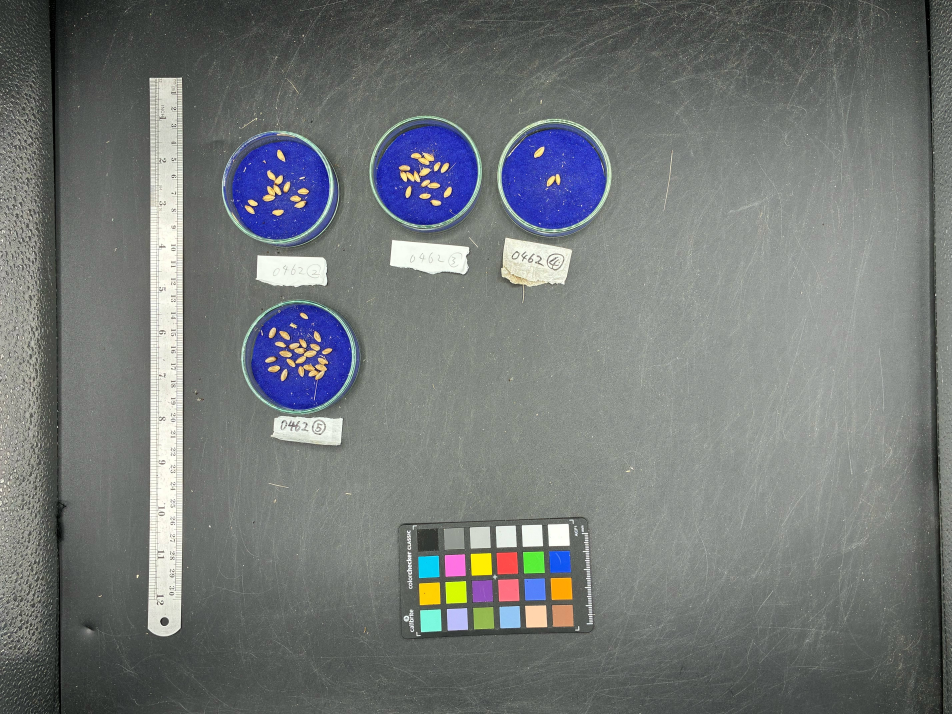
#> input picture web/assets/example-photo.jpg, 5712 x 4284 px (shown at 1/6 size)
$ python -i dishes.py   (imports and definitions only)
#> lines starting #> are read from the running program, lines starting #| are printed output that depends on the picture; after the words box and inside, x2 and y2 are one past the last pixel; in counts of white or black regions, pixels touching at a corner belong together
#> further down, picture is the input picture: shape (4284, 5712, 3); mean B, G, R 119, 119.3, 115
"""Locate blue media in full photos, with ROI coordinates in original pixels."""
import cv2
import numpy as np

from .contracts import DishROI


def check_dish_crop(dish: DishROI, image_shape: tuple) -> dict:
    """Check fitted-outline coverage; this is not proof of physical completeness."""
    height, width = image_shape[:2]
    (cx, cy), (axis_a, axis_b), angle = dish.ellipse
    theta = np.deg2rad(angle)
    ex = float(np.hypot(axis_a / 2 * np.cos(theta), axis_b / 2 * np.sin(theta)))
    ey = float(np.hypot(axis_a / 2 * np.sin(theta), axis_b / 2 * np.cos(theta)))
    x, y, w, h = dish.bbox
    outline_contained = bool(x <= cx - ex and y <= cy - ey and
                             x + w >= cx + ex and y + h >= cy + ey)
    touches_image_edge = bool(x == 0 or y == 0 or x + w == width or y + h == height)
    axis_ratio = float(min(axis_a, axis_b) / max(axis_a, axis_b))
    flags = []
    if not outline_contained:
        flags.append('fitted_outline_clipped')
    if touches_image_edge:
        flags.append('source_image_edge')
    # An ellipse is expected under oblique viewing; this only flags a strong
    # departure for review, never forces a circle or discards a detection.
    if axis_ratio < .85:
        flags.append('elongated_shape_review')
    if not dish.metadata.get('envelope_refined'):
        flags.append('envelope_not_refined')
    return dict(status='review' if flags else 'ok', flags=flags,
                fitted_outline_contained=outline_contained,
                touches_image_edge=touches_image_edge, axis_ratio=axis_ratio,
                basis='fitted ellipse; source boundary; shape plausibility',
                guarantees_physical_completeness=False)


def detect_dishes(image_bgr: np.ndarray) -> list[DishROI]:
    """Find near-round blue components; IDs follow rows, then left to right.

    Detection is performed at a bounded resolution. Thresholds use image area,
    not a known dish count or fixed coordinates. The small blue checker patches
    are rejected by area and shape. All returned coordinates are full resolution.
    """
    if image_bgr is None or image_bgr.ndim != 3 or image_bgr.shape[2] != 3:
        raise ValueError("Expected a BGR image with three channels")
    height, width = image_bgr.shape[:2]
#> height = 4284; width = 5712
    scale = min(1.0, 1600.0 / max(height, width))
#> scale = 0.28
    small = cv2.resize(image_bgr, None, fx=scale, fy=scale) if scale < 1 else image_bgr
    hsv = cv2.cvtColor(small, cv2.COLOR_BGR2HSV)
#> hsv: shape (1200, 1600, 3); mean H, S, V 59.3, 23.2, 125.2
    blue = cv2.inRange(hsv, (95, 75, 40), (140, 255, 255))
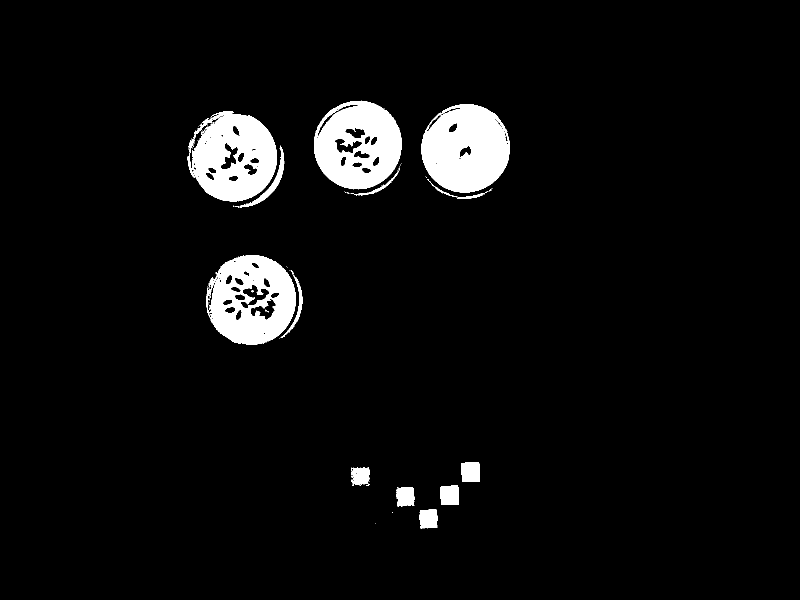
#> blue: shape (1200, 1600) (shown at 1/2 size); 5% white; 81 white regions (67 under 20 px), largest, box (x1, y1, x2, y2) and area: (843, 208, 1020, 385) 23548, (375, 222, 554, 403) 21572, (628, 201, 803, 379) 21329
    # A larger closing fills seed gaps in crowded dishes, but can join adjacent
    # rims. Combining both scales retains isolated detections from either pass.
    contours = []
    for size in (7, 13, 19):
        kernel = cv2.getStructuringElement(cv2.MORPH_ELLIPSE, (size, size))
        closed = cv2.morphologyEx(blue, cv2.MORPH_CLOSE, kernel)
        closed = cv2.morphologyEx(closed, cv2.MORPH_OPEN, np.ones((3, 3), np.uint8))
        candidates, _ = cv2.findContours(closed, cv2.RETR_EXTERNAL, cv2.CHAIN_APPROX_SIMPLE)
        contours.extend(candidates)
#> this loop made 3 passes
#> pass 1, in detect_dishes, `closed = cv2.morphologyEx(blue, cv2.MORPH_CLOSE, kernel)`:
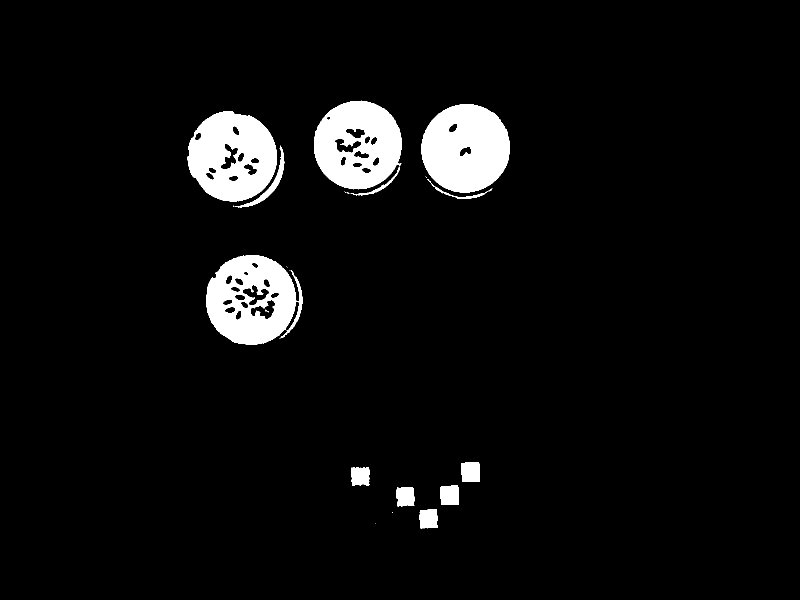
#> closed: shape (1200, 1600) (shown at 1/2 size); 5.2% white; 23 white regions (11 under 20 px), largest, box (x1, y1, x2, y2) and area: (843, 208, 1020, 385) 24126, (375, 222, 554, 403) 22794, (412, 510, 605, 690) 22532
#> pass 2, in detect_dishes, `closed = cv2.morphologyEx(blue, cv2.MORPH_CLOSE, kernel)`:
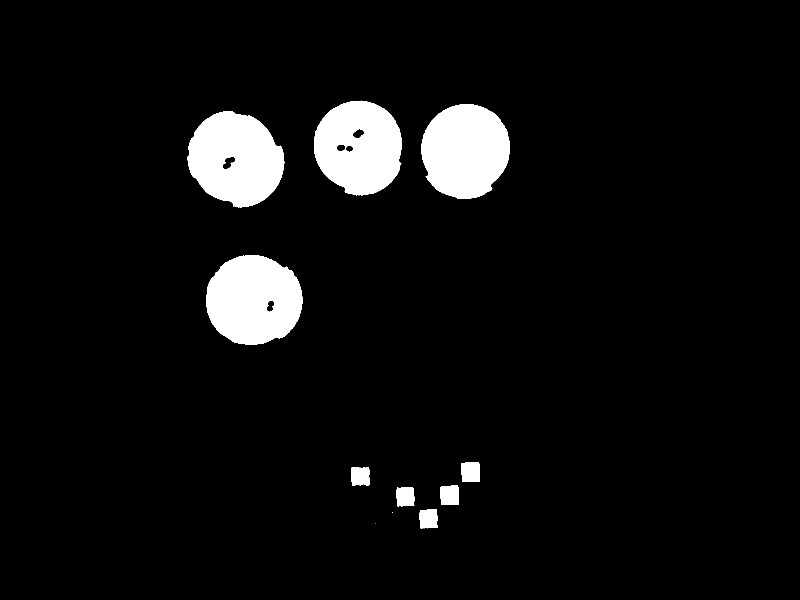
#> closed: shape (1200, 1600) (shown at 1/2 size); 5.9% white; 11 white regions (2 under 20 px), largest, box (x1, y1, x2, y2) and area: (375, 222, 569, 415) 27247, (412, 510, 605, 690) 26994, (843, 208, 1020, 398) 26242
#> after the loop: closed: shape (1200, 1600); 5.9% white; 9 white regions
#> after the loop, contours = 38 contours, 4 with area under 20; largest, box (x1, y1, x2, y2) and area: (375, 222, 569, 415) 27363, (375, 222, 569, 415) 27342, (413, 510, 605, 690) 26988, (413, 510, 605, 690) 26943, (843, 208, 1020, 398) 26026
    found = []
    for contour in contours:
        area = cv2.contourArea(contour)
        if area < small.shape[0] * small.shape[1] * 0.003 or len(contour) < 5:
            continue
        (cx, cy), (axis_a, axis_b), angle = cv2.fitEllipse(contour)
        if min(axis_a, axis_b) / max(axis_a, axis_b) < 0.65:
            continue
        fill_ratio = area / (np.pi * axis_a * axis_b / 4)
        if fill_ratio < 0.65 or fill_ratio > 1.20:
            continue
        center = (float(cx / scale), float(cy / scale))
        axes = (float(axis_a / scale), float(axis_b / scale))
        if any(np.linalg.norm(np.subtract(center, other.center)) < other.radius
               for other in found):
            continue
        ellipse = (center, axes, float(angle))
        # Include a small rim margin, while preserving the fitted media ellipse.
        x, y, w, h = cv2.boundingRect(contour)
        margin = max(2, int(round(max(axis_a, axis_b) * 0.025 / scale)))
        left = max(0, int(np.floor(x / scale)) - margin)
        top = max(0, int(np.floor(y / scale)) - margin)
        right = min(width, int(np.ceil((x + w) / scale)) + margin)
        bottom = min(height, int(np.ceil((y + h) / scale)) + margin)
        found.append(DishROI(
            dish_id=0, center=center, radius=float(sum(axes) / 4),
            bbox=(left, top, right - left, bottom - top), ellipse=ellipse,
            metadata={"blue_fill_ratio": float(fill_ratio),
                      "crop_transform": {"offset_x": left, "offset_y": top, "scale": 1.0}},
        ))
#> this loop made 38 passes
#> area on passes 1, 2, 3, 4, 5, 7, 10, 11, 12, 14, 15, 17: 1192.5, 1179, 1308.5, 1145.5, 1298.5, 554, 27.5, 135, 22, 29, 275, 1197
#> (area, cx, cy, axis_a, axis_b, angle, fill_ratio, center) on passes 26, 27, 28, 29, 35, 36: (26943, 507.1, 599.9, 177.4, 194, 90.94, 0.997, (1810.3, 2141.5)), (27342.5, 470.7, 317.7, 174.7, 200.1, 132.1, 0.996, (1680.3, 1134.4)), (25968.5, 930.4, 301.6, 174, 190.3, 10.57, 0.998, (3321.6, 1076.7)), (25735, 717.8, 294.1, 174.4, 188.7, 158.9, 0.996, (2562.7, 1050.1)), (26987.5, 507.2, 599.9, 177.8, 194.1, 91.39, 0.996, (1810.7, 2141.7)), (27363, 470.8, 317.7, 174.6, 199.6, 131.7, 0.999, (1680.9, 1134.3))
#> after the loop, found = 4 items
    # Seed clusters can split the blue surface into fragments. Recover the
    # complete local blue envelope before assigning IDs or exporting crops.
    # Other dishes in this photo supply only a search-size prior, not a mask.
    if found:
        typical_diameter = float(np.median([max(d.ellipse[1]) for d in found]))
#> typical_diameter = 638.9
        hsv_full = cv2.cvtColor(image_bgr, cv2.COLOR_BGR2HSV)
#> hsv_full: shape (4284, 5712, 3); mean H, S, V 59.3, 23.3, 125.3
        blue_full = cv2.inRange(hsv_full, (95, 75, 40), (140, 255, 255))
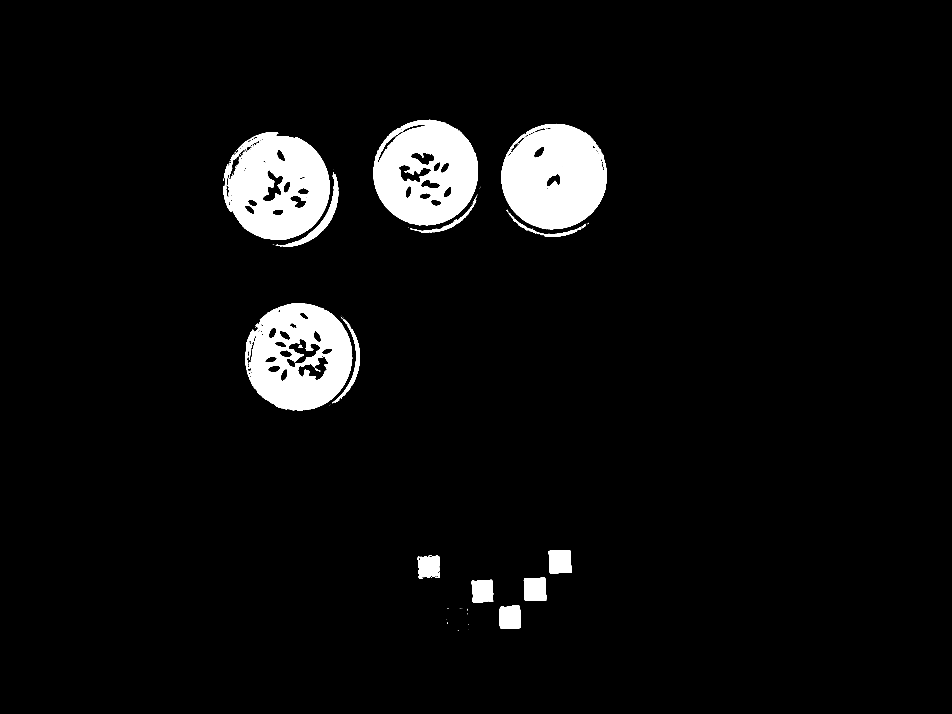
#> blue_full: shape (4284, 5712) (shown at 1/6 size); 5% white; 419 white regions (365 under 20 px), largest, box (x1, y1, x2, y2) and area: (3009, 743, 3640, 1376) 299825, (2241, 719, 2868, 1352) 271583, (1368, 793, 1978, 1439) 270283
        centers = np.asarray([d.center for d in found])
#> centers = [[1791.1, 2140.3], [1658, 1115.4], [3323.7, 1057.6], [2554.7, 1033.9]]
        for index, dish in enumerate(found):
            cx, cy = dish.center
            search_radius = max(typical_diameter, max(dish.ellipse[1])) * .80
            left, top = max(0, int(cx - search_radius)), max(0, int(cy - search_radius))
            right, bottom = min(width, int(cx + search_radius) + 1), min(height, int(cy + search_radius) + 1)
            yy, xx = np.nonzero(blue_full[top:bottom, left:right])
            points = np.column_stack((xx + left, yy + top)).astype(np.float32)
            distances = np.linalg.norm(points[:, None, :] - centers[None, :, :], axis=2)
            points = points[(distances.argmin(axis=1) == index) &
                            (distances[:, index] < search_radius)]
            if len(points) >= 5:
                hull = cv2.convexHull(points)
                envelope = np.zeros((bottom - top, right - left), np.uint8)
                cv2.fillConvexPoly(envelope, np.round(hull[:, 0] - [left, top]).astype(np.int32), 255)
                outlines, _ = cv2.findContours(envelope, cv2.RETR_EXTERNAL, cv2.CHAIN_APPROX_NONE)
                contour = max(outlines, key=cv2.contourArea)
                contour = contour + np.array([[[left, top]]])
                fitted = cv2.fitEllipse(contour)
                if (min(fitted[1]) / max(fitted[1]) >= .65 and
                        max(fitted[1]) <= typical_diameter * 1.40):
                    dish.ellipse = fitted
                    dish.center = tuple(map(float, fitted[0]))
                    dish.radius = float(sum(fitted[1]) / 4)
                    dish.metadata['envelope_refined'] = True
                    x, y, w, h = cv2.boundingRect(contour)
                    # Keep both the blue envelope and full rotated ellipse,
                    # including a 6% diameter margin for transparent dish rims.
                    theta = np.deg2rad(fitted[2])
                    a, b = np.asarray(fitted[1]) / 2
                    ex = float(np.hypot(a * np.cos(theta), b * np.sin(theta)))
                    ey = float(np.hypot(a * np.sin(theta), b * np.cos(theta)))
                    fx, fy = fitted[0]
                    margin = max(3, int(np.ceil(max(fitted[1]) * .06)))
                    l = max(0, int(np.floor(min(x, fx - ex))) - margin)
                    t = max(0, int(np.floor(min(y, fy - ey))) - margin)
                    r = min(width, int(np.ceil(max(x + w, fx + ex))) + margin)
                    bot = min(height, int(np.ceil(max(y + h, fy + ey))) + margin)
                    dish.bbox = (l, t, r - l, bot - t)
                    dish.metadata['crop_transform'] = {'offset_x': l, 'offset_y': t, 'scale': 1.0}
                    dish.metadata['crop_margin_px'] = margin
#> this loop made 4 passes
#> (cx, cy, search_radius, left, top, right, bottom, dish.ellipse) on passes 1 to 4: (1791.1, 2140.3, 514.3, 1276, 1626, 2306, 2655, ((1813.4, 2143), (646.7, 693.9), 91.29)), (1658, 1115.4, 514.4, 1143, 601, 2173, 1630, ((1683.7, 1135.6), (640.3, 716.9), 130.6)), (3323.7, 1057.6, 511.1, 2812, 546, 3835, 1569, ((3321.8, 1080.2), (630.9, 686), 14.47)), (2554.7, 1033.9, 511.1, 2043, 522, 3066, 1545, ((2563.2, 1053.8), (631.7, 680.8), 161))
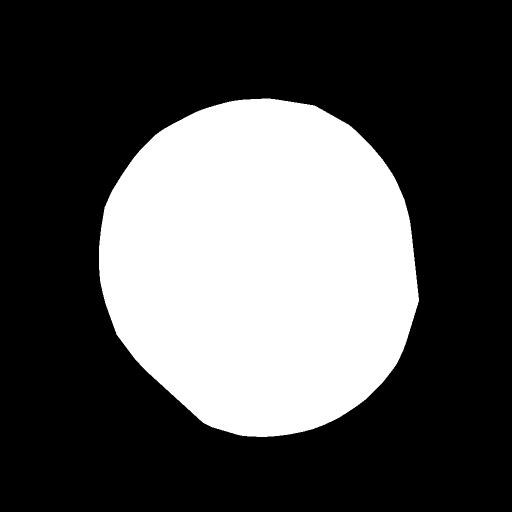
#> envelope: shape (1023, 1023) (shown at 1/2 size); 32.3% white; 1 white region, box (x1, y1, x2, y2) and area: (198, 197, 838, 874) 338053
#> after the loop, dish.metadata = 4 items
    rows: list[list[DishROI]] = []
    for dish in sorted(found, key=lambda d: (d.center[1], d.center[0])):
        if rows and abs(dish.center[1] - np.mean([d.center[1] for d in rows[-1]])) < (
            np.median([d.radius for d in rows[-1]]) * 0.9
        ):
            rows[-1].append(dish)
        else:
            rows.append([dish])
#> this loop made 4 passes
#> after the loop, rows = 2 items
    ordered = [dish for row in rows for dish in sorted(row, key=lambda d: d.center[0])]
#> ordered = 4 items
    for index, dish in enumerate(ordered, 1):
        dish.dish_id = index
        dish.metadata['crop_qc'] = check_dish_crop(dish, image_bgr.shape)
#> this loop made 4 passes
#> (cx in check_dish_crop, cy in check_dish_crop, axis_a in check_dish_crop, axis_b in check_dish_crop, angle in check_dish_crop, theta in check_dish_crop, ex in check_dish_crop, ey in check_dish_crop) on passes 1 to 4: (1683.7, 1135.6, 640.3, 716.9, 130.6, 2.28, 342.8, 336.9), (2563.2, 1053.8, 631.7, 680.8, 161, 2.81, 318.5, 337.9), (3321.8, 1080.2, 630.9, 686, 14.47, 0.253, 317.2, 341.3), (1813.4, 2143, 646.7, 693.9, 91.29, 1.59, 347, 323.4)
#> after the loop, dish.metadata = 5 items
    return ordered


def crop_dish(image_bgr: np.ndarray, dish: DishROI) -> np.ndarray:
    """Return an independent crop without resampling (pixel scale is unchanged)."""
    x, y, width, height = dish.bbox
    return image_bgr[y:y + height, x:x + width].copy()


def draw_dish_overlay(image_bgr: np.ndarray, dishes: list[DishROI]) -> np.ndarray:
    """Draw fitted media outlines and stable IDs on a full-resolution image."""
    result = image_bgr.copy()
    thickness = max(2, round(max(image_bgr.shape[:2]) / 1000))
    for dish in dishes:
        if dish.ellipse:
            cv2.ellipse(result, dish.ellipse, (0, 255, 0), thickness)
        else:
            cv2.circle(result, tuple(map(round, dish.center)), round(dish.radius),
                       (0, 255, 0), thickness)
        x, y, _, _ = dish.bbox
        cv2.putText(result, f"Dish {dish.dish_id}", (x, max(30, y - 15)),
                    cv2.FONT_HERSHEY_SIMPLEX, max(0.6, thickness * 0.4),
                    (0, 255, 0), thickness, cv2.LINE_AA)
    return result

>>> import cv2
>>> picture = cv2.imread('../../web/assets/example-photo.jpg')
>>> result = detect_dishes(picture)
#> result = 4 items
